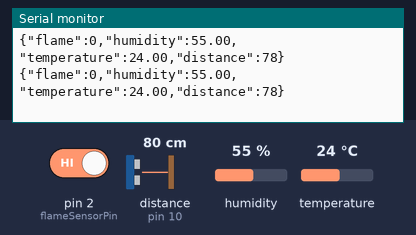
The sketch below on a simulated Arduino Uno, built with avr-gcc and run on an emulated ATmega328P. Shown: the last lines printed to the serial monitor. Wiring (inferred from the names in the program): ultrasonic range finder: trigger pin 9; echo pin 10. The inputs (shaded band) are chosen by the test bench; at power-on: distance to the obstacle (sensor on pin 10) 80 cm, humidity 55 %, pin 2 (flameSensorPin) HIGH, temperature 24 °C. The echo pulse lasts 58.3 µs per cm.

Above: at 1.8 s.
1.9 s: distance to the obstacle (sensor on pin 10) set to 2 cm
At 3.3 s:
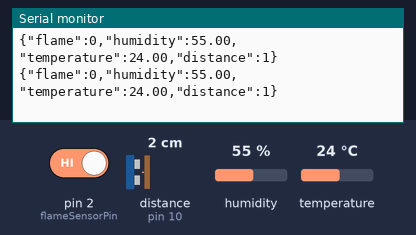
3.4 s: humidity set to 22 %
At 4.5 s:
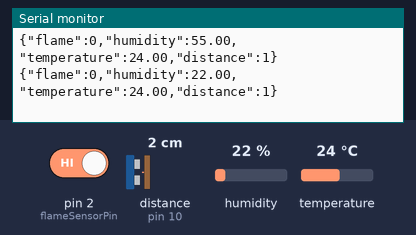
4.9 s: pin 2 (flameSensorPin) driven LOW
At 5.9 s:
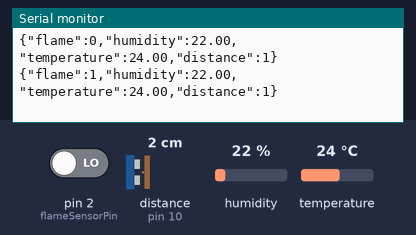
6.4 s: temperature set to 12 °C
At 7.7 s:
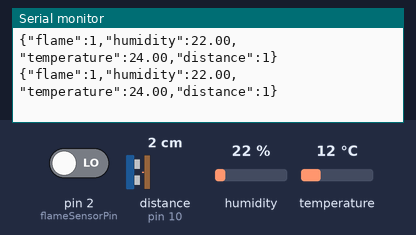
7.9 s: distance to the obstacle (sensor on pin 10) set to 4 cm
At 9.3 s:
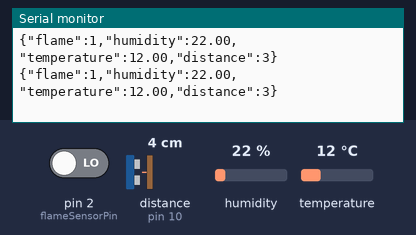
9.4 s: pin 2 (flameSensorPin) driven HIGH
At 10.8 s:
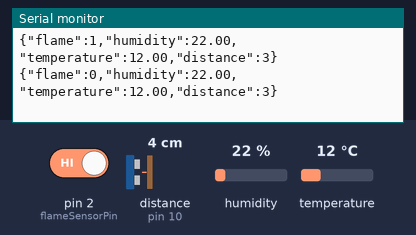
Timing chart, 0 to 11.9 s (numbered marks = the images above; inputs shaded):
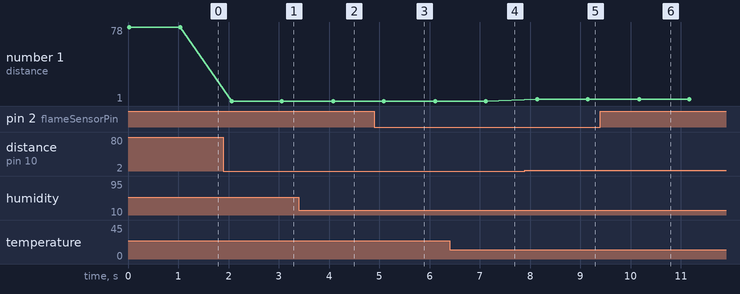

The sketch:

arduino_Sensor.ino
```cpp
#include <DHT.h>
#include <DHT_U.h>

#define DHTPIN 12
#define DHTTYPE DHT11

DHT dht(DHTPIN, DHTTYPE);

int flameSensorPin = 2;
const int trigPin = 9;
const int echoPin = 10;
long travelTime;
int distance;

void setup() {
  pinMode(flameSensorPin, INPUT);
  pinMode(trigPin, OUTPUT);
  pinMode(echoPin, INPUT);
  Serial.begin(9600);
  dht.begin();
}

void loop() {
  int flameDetected = digitalRead(flameSensorPin);
  float humidity = dht.readHumidity();
  float temperature = dht.readTemperature();

  // Ultrasonic Sensor Distance Measurement
  digitalWrite(trigPin, LOW);
  delayMicroseconds(2);
  digitalWrite(trigPin, HIGH);
  delayMicroseconds(10);
  digitalWrite(trigPin, LOW);
  travelTime = pulseIn(echoPin, HIGH);
  distance = travelTime * 0.034 / 2;

  // **Output JSON Format (Corrected)**
  Serial.print("{\"flame\":");
  Serial.print(flameDetected == LOW ? "1" : "0");
  Serial.print(",\"humidity\":");
  Serial.print(humidity, 2);
  Serial.print(",\"temperature\":");
  Serial.print(temperature, 2);
  Serial.print(",\"distance\":");
  Serial.print(distance);
  Serial.println("}\n");  // **Ensure proper end-of-line**

  delay(1000);
}
```

Measured:
- after the input at 1.9 s, the serial monitor: prints a new line after 0.16 s (image 1)
- after the input at 3.4 s, the serial monitor: prints a new line after 0.69 s (image 2)
- after the input at 4.9 s, the serial monitor: prints a new line after 0.19 s (image 3)
- after the input at 7.9 s, the serial monitor: prints a new line after 0.24 s (image 5)
- after the input at 9.4 s, the serial monitor: prints a new line after 0.77 s (image 6)
- plotted number 1: 78 → 1 after the input at 1.9 s, 1 → 3 after the input at 7.9 s
